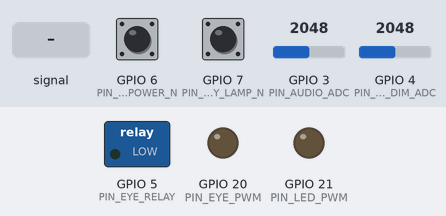
This program was run on a simulated Seeed XIAO ESP32-C3. Parts: switched loads named in the program (green lamp = pin HIGH), output pins drawn as LEDs (lit = HIGH). The inputs (shaded band) are chosen by the test bench; at power-on: GPIO 6 (PIN_RADIO_POWER_N) HIGH, GPIO 3 (PIN_AUDIO_ADC) = 2048, GPIO 4 (PIN_LED_DIM_ADC) = 2048, GPIO 7 (PIN_ANY_LAMP_N) HIGH (analog values on the 0–4095 scale). What the program prints to the serial monitor is not drawn.

Above: at 1.2 s.
1.3 s: GPIO 6 (PIN_RADIO_POWER_N) pulled LOW for 0.15 s
At 1.39 s:
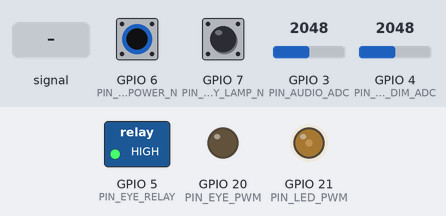
2.9 s: GPIO 3 (PIN_AUDIO_ADC) fed a 200 Hz sine of ±327 counts around its level
5.5 s: GPIO 6 (PIN_RADIO_POWER_N) pulled LOW for 1 s
At 6.28 s:
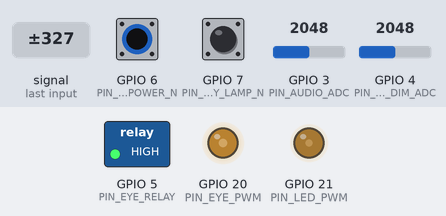
8.0 s: GPIO 3 (PIN_AUDIO_ADC) set to 1228
10.5 s: GPIO 6 (PIN_RADIO_POWER_N) pulled LOW for 3.2 s
At 11.3 s:
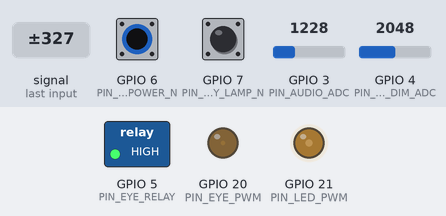
15.2 s: GPIO 4 (PIN_LED_DIM_ADC) set to 1073
16.7 s: GPIO 4 (PIN_LED_DIM_ADC) set to 947
Timing chart, 0 to 19.2 s (numbered marks = the images above; inputs shaded):
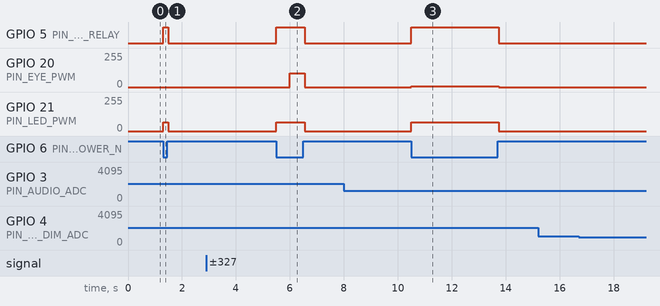

Measured:
- after the input at 1.3 s, GPIO 5 (PIN_EYE_RELAY): LOW → HIGH at once, → LOW 0.20 s later; GPIO 21 (PIN_LED_PWM): 0/255 → 64/255 at once, → 0/255 0.20 s later
- after the input at 2.9 s, every drawn part: stays the same
- after the input at 5.5 s, GPIO 5 (PIN_EYE_RELAY): LOW → HIGH at once, → LOW 1.0 s later; GPIO 20 (PIN_EYE_PWM): 0/255 → 102/255 after 0.50 s, → 0/255 0.54 s later; GPIO 21 (PIN_LED_PWM): 0/255 → 64/255 at once, → 0/255 1.0 s later
- after the input at 8.0 s, every drawn part: stays the same
- after the input at 10.5 s, GPIO 5 (PIN_EYE_RELAY): LOW → HIGH at once, → LOW 3.2 s later; GPIO 20 (PIN_EYE_PWM): 0/255 → 4/255 at once, → 0/255 3.2 s later; GPIO 21 (PIN_LED_PWM): 0/255 → 64/255 at once, → 0/255 3.2 s later
- after the input at 15.2 s, every drawn part: stays the same
- after the input at 16.7 s, every drawn part: stays the same

The program:

main.cpp
```cpp
#include <Arduino.h>
#include "pins.h"

enum class AutoMode : uint8_t {
  Off,
  Radio,
  Gram,
};

enum class ControlMode : uint8_t {
  Automatic,
  Manual,
};

// PWM calibration.
constexpr uint32_t LED_PWM_FREQUENCY_HZ = 20000;
constexpr uint32_t EYE_PWM_FREQUENCY_HZ = 1500;
constexpr uint8_t PWM_RESOLUTION_BITS = 10;
constexpr uint16_t PWM_MAX_DUTY = (1U << PWM_RESOLUTION_BITS) - 1U;

// Arduino-ESP32 2.x LEDC channels. These are ignored by the 3.x compatibility path.
constexpr uint8_t LED_PWM_CHANNEL = 0;
constexpr uint8_t EYE_PWM_CHANNEL = 1;

// AC optocoupler pulse tracking. 45 ms bridges 50/60 Hz H11AA1 pulse gaps with margin.
constexpr uint32_t AC_PRESENT_WINDOW_MS = 45;
constexpr uint32_t GRAM_NO_LAMP_QUALIFY_MS = 300;
constexpr uint32_t RADIO_LAMP_HOLD_MS = 120;

// ADC sampling and filtering.
constexpr uint32_t AUDIO_SAMPLE_PERIOD_US = 250;  // 4 kHz audio envelope sampling.
constexpr uint32_t DIM_SAMPLE_PERIOD_MS = 10;
constexpr uint32_t STATUS_PERIOD_MS = 1000;
constexpr uint32_t ADC_MAX_COUNTS = 4095;

// Magic-eye envelope calibration. Raise AUDIO_NOISE_FLOOR_COUNTS if the eye flickers at silence.
constexpr uint16_t AUDIO_NOISE_FLOOR_COUNTS = 18;
constexpr uint16_t AUDIO_FULL_SCALE_COUNTS = 850;
constexpr uint8_t MIDPOINT_SHIFT = 8;      // Slow DC midpoint tracking: 1/256 per sample.
constexpr uint8_t ENVELOPE_ATTACK_SHIFT = 2;   // Fast attack: 1/4 of error per sample.
constexpr uint8_t ENVELOPE_RELEASE_SHIFT = 5;  // Slower release: 1/32 of error per sample.

// LED dimmer filtering and simple perceptual response.
constexpr uint8_t LED_DIM_FILTER_SHIFT = 4;  // 1/16 low-pass on RV1.
constexpr uint8_t LED_GAMMA_NUMERATOR = 2;   // duty = percent^2 / 100 for smoother low end.

struct Diagnostics {
  int audioRaw = 0;
  int ledDimRaw = 0;
  uint16_t ledDimFiltered = 0;
  int32_t audioMidpoint = ADC_MAX_COUNTS / 2;
  uint16_t audioAmplitude = 0;
  uint16_t audioEnvelope = 0;
  uint16_t ledDuty = 0;
  uint16_t eyeDuty = 0;
  bool relay = false;
};

ControlMode controlMode = ControlMode::Automatic;
AutoMode currentAutoMode = AutoMode::Off;
AutoMode previousAutoMode = AutoMode::Off;
Diagnostics diag;

uint32_t lastRadioLowMs = 0;
uint32_t lastLampLowMs = 0;
uint32_t lastAudioSampleUs = 0;
uint32_t lastDimSampleMs = 0;
uint32_t lastStatusMs = 0;
String serialLine;

uint16_t manualLedDuty = 0;
uint16_t manualEyeDuty = 0;
bool manualRelay = false;

const char *modeName(AutoMode mode) {
  switch (mode) {
    case AutoMode::Off:
      return "OFF";
    case AutoMode::Radio:
      return "RADIO";
    case AutoMode::Gram:
      return "GRAM";
  }
  return "?";
}

uint32_t elapsedMs(uint32_t now, uint32_t then) {
  return now - then;
}

uint16_t percentToDuty(int percent) {
  percent = constrain(percent, 0, 100);
  return static_cast<uint16_t>((static_cast<uint32_t>(percent) * PWM_MAX_DUTY + 50U) / 100U);
}

uint16_t envelopeToDuty(uint16_t envelope) {
  if (envelope <= AUDIO_NOISE_FLOOR_COUNTS) {
    return 0;
  }

  const uint32_t span = max<uint16_t>(1, AUDIO_FULL_SCALE_COUNTS - AUDIO_NOISE_FLOOR_COUNTS);
  const uint32_t active = min<uint32_t>(envelope - AUDIO_NOISE_FLOOR_COUNTS, span);
  return static_cast<uint16_t>((active * PWM_MAX_DUTY) / span);
}

uint16_t ledAdcToDuty(uint16_t filteredAdc) {
  const uint32_t percent = (static_cast<uint32_t>(filteredAdc) * 100U + (ADC_MAX_COUNTS / 2U)) / ADC_MAX_COUNTS;
  const uint32_t gammaPercent = (percent * percent + 50U) / 100U;
  (void)LED_GAMMA_NUMERATOR;
  return percentToDuty(static_cast<int>(gammaPercent));
}

void pwmWriteLed(uint16_t duty) {
  duty = min<uint16_t>(duty, PWM_MAX_DUTY);
#if ESP_ARDUINO_VERSION_MAJOR >= 3
  ledcWrite(PIN_LED_PWM, duty);
#else
  ledcWrite(LED_PWM_CHANNEL, duty);
#endif
  diag.ledDuty = duty;
}

void pwmWriteEye(uint16_t duty) {
  duty = min<uint16_t>(duty, PWM_MAX_DUTY);
#if ESP_ARDUINO_VERSION_MAJOR >= 3
  ledcWrite(PIN_EYE_PWM, duty);
#else
  ledcWrite(EYE_PWM_CHANNEL, duty);
#endif
  diag.eyeDuty = duty;
}

void setRelay(bool energized) {
  digitalWrite(PIN_EYE_RELAY, energized ? HIGH : LOW);
  diag.relay = energized;
}

void applyOutputs(uint16_t ledDuty, uint16_t eyeDuty, bool relay) {
  pwmWriteLed(ledDuty);
  pwmWriteEye(eyeDuty);
  setRelay(relay);
}

void configurePwm() {
#if ESP_ARDUINO_VERSION_MAJOR >= 3
  ledcAttach(PIN_LED_PWM, LED_PWM_FREQUENCY_HZ, PWM_RESOLUTION_BITS);
  ledcAttach(PIN_EYE_PWM, EYE_PWM_FREQUENCY_HZ, PWM_RESOLUTION_BITS);
#else
  ledcSetup(LED_PWM_CHANNEL, LED_PWM_FREQUENCY_HZ, PWM_RESOLUTION_BITS);
  ledcSetup(EYE_PWM_CHANNEL, EYE_PWM_FREQUENCY_HZ, PWM_RESOLUTION_BITS);
  ledcAttachPin(PIN_LED_PWM, LED_PWM_CHANNEL);
  ledcAttachPin(PIN_EYE_PWM, EYE_PWM_CHANNEL);
#endif
  pwmWriteLed(0);
  pwmWriteEye(0);
}

void samplePulseInputs(uint32_t nowMs) {
  if (digitalRead(PIN_RADIO_POWER_N) == LOW) {
    lastRadioLowMs = nowMs;
  }
  if (digitalRead(PIN_ANY_LAMP_N) == LOW) {
    lastLampLowMs = nowMs;
  }
}

bool radioPresent(uint32_t nowMs) {
  return elapsedMs(nowMs, lastRadioLowMs) <= AC_PRESENT_WINDOW_MS;
}

bool lampRecent(uint32_t nowMs, uint32_t holdMs) {
  return elapsedMs(nowMs, lastLampLowMs) <= holdMs;
}

void sampleAudio(uint32_t nowUs) {
  if (nowUs - lastAudioSampleUs < AUDIO_SAMPLE_PERIOD_US) {
    return;
  }
  lastAudioSampleUs += AUDIO_SAMPLE_PERIOD_US;

  const int raw = analogRead(PIN_AUDIO_ADC);
  diag.audioRaw = raw;

  diag.audioMidpoint += (raw - diag.audioMidpoint) >> MIDPOINT_SHIFT;
  const uint16_t amplitude = abs(raw - diag.audioMidpoint);
  diag.audioAmplitude = amplitude;

  if (amplitude > diag.audioEnvelope) {
    diag.audioEnvelope += (amplitude - diag.audioEnvelope) >> ENVELOPE_ATTACK_SHIFT;
  } else {
    diag.audioEnvelope -= (diag.audioEnvelope - amplitude) >> ENVELOPE_RELEASE_SHIFT;
  }
}

void sampleLedDim(uint32_t nowMs) {
  if (nowMs - lastDimSampleMs < DIM_SAMPLE_PERIOD_MS) {
    return;
  }
  lastDimSampleMs = nowMs;

  const int raw = analogRead(PIN_LED_DIM_ADC);
  diag.ledDimRaw = raw;
  diag.ledDimFiltered += (raw - diag.ledDimFiltered) >> LED_DIM_FILTER_SHIFT;
}

AutoMode calculateAutoMode(uint32_t nowMs) {
  if (!radioPresent(nowMs)) {
    return AutoMode::Off;
  }

  if (lampRecent(nowMs, AC_PRESENT_WINDOW_MS)) {
    return AutoMode::Radio;
  }

  if (previousAutoMode == AutoMode::Radio && lampRecent(nowMs, RADIO_LAMP_HOLD_MS)) {
    return AutoMode::Radio;
  }

  if (!lampRecent(nowMs, GRAM_NO_LAMP_QUALIFY_MS)) {
    return AutoMode::Gram;
  }

  return previousAutoMode == AutoMode::Gram ? AutoMode::Gram : AutoMode::Radio;
}

void runAutomatic(uint32_t nowMs) {
  currentAutoMode = calculateAutoMode(nowMs);

  switch (currentAutoMode) {
    case AutoMode::Off:
      applyOutputs(0, 0, false);
      break;
    case AutoMode::Radio:
      applyOutputs(0, 0, false);
      break;
    case AutoMode::Gram:
      applyOutputs(ledAdcToDuty(diag.ledDimFiltered), envelopeToDuty(diag.audioEnvelope), true);
      break;
  }

  previousAutoMode = currentAutoMode;
}

void printStatus(uint32_t nowMs) {
  Serial.print(F("mode="));
  Serial.print(modeName(currentAutoMode));
  Serial.print(F(" control="));
  Serial.print(controlMode == ControlMode::Automatic ? F("auto") : F("manual"));
  Serial.print(F(" radio_n="));
  Serial.print(digitalRead(PIN_RADIO_POWER_N) == LOW ? F("LOW") : F("HIGH"));
  Serial.print(F(" radio_low_age_ms="));
  Serial.print(elapsedMs(nowMs, lastRadioLowMs));
  Serial.print(F(" lamp_n="));
  Serial.print(digitalRead(PIN_ANY_LAMP_N) == LOW ? F("LOW") : F("HIGH"));
  Serial.print(F(" lamp_low_age_ms="));
  Serial.print(elapsedMs(nowMs, lastLampLowMs));
  Serial.print(F(" led_dim_raw="));
  Serial.print(diag.ledDimRaw);
  Serial.print(F(" led_dim_filtered="));
  Serial.print(diag.ledDimFiltered);
  Serial.print(F(" audio_raw="));
  Serial.print(diag.audioRaw);
  Serial.print(F(" audio_midpoint="));
  Serial.print(diag.audioMidpoint);
  Serial.print(F(" audio_amp="));
  Serial.print(diag.audioAmplitude);
  Serial.print(F(" audio_env="));
  Serial.print(diag.audioEnvelope);
  Serial.print(F(" led_duty="));
  Serial.print(diag.ledDuty);
  Serial.print(F(" eye_duty="));
  Serial.print(diag.eyeDuty);
  Serial.print(F(" relay="));
  Serial.println(diag.relay ? F("HIGH") : F("LOW"));
}

void printHelp() {
  Serial.println(F("Commands: status, auto, mode off, mode radio, mode gram, led 0..100, eye 0..100, relay 0|1"));
}

void enterManualOff() {
  controlMode = ControlMode::Manual;
  currentAutoMode = AutoMode::Off;
  manualLedDuty = 0;
  manualEyeDuty = 0;
  manualRelay = false;
  applyOutputs(manualLedDuty, manualEyeDuty, manualRelay);
}

void enterManualRadio() {
  controlMode = ControlMode::Manual;
  currentAutoMode = AutoMode::Radio;
  manualLedDuty = 0;
  manualEyeDuty = 0;
  manualRelay = false;
  applyOutputs(manualLedDuty, manualEyeDuty, manualRelay);
}

void enterManualGram() {
  controlMode = ControlMode::Manual;
  currentAutoMode = AutoMode::Gram;
  manualLedDuty = ledAdcToDuty(diag.ledDimFiltered);
  manualEyeDuty = envelopeToDuty(diag.audioEnvelope);
  manualRelay = true;
  applyOutputs(manualLedDuty, manualEyeDuty, manualRelay);
}

void handleCommand(String command) {
  command.trim();
  command.toLowerCase();

  const uint32_t nowMs = millis();
  if (command.length() == 0) {
    return;
  }
  if (command == F("status")) {
    printStatus(nowMs);
  } else if (command == F("auto")) {
    controlMode = ControlMode::Automatic;
    Serial.println(F("OK auto"));
  } else if (command == F("mode off")) {
    enterManualOff();
    Serial.println(F("OK manual mode off"));
  } else if (command == F("mode radio")) {
    enterManualRadio();
    Serial.println(F("OK manual mode radio"));
  } else if (command == F("mode gram")) {
    enterManualGram();
    Serial.println(F("OK manual mode gram"));
  } else if (command.startsWith(F("led "))) {
    controlMode = ControlMode::Manual;
    manualLedDuty = percentToDuty(command.substring(4).toInt());
    applyOutputs(manualLedDuty, manualEyeDuty, manualRelay);
    Serial.println(F("OK manual led"));
  } else if (command.startsWith(F("eye "))) {
    controlMode = ControlMode::Manual;
    manualEyeDuty = percentToDuty(command.substring(4).toInt());
    applyOutputs(manualLedDuty, manualEyeDuty, manualRelay);
    Serial.println(F("OK manual eye"));
  } else if (command == F("relay 0")) {
    controlMode = ControlMode::Manual;
    manualRelay = false;
    applyOutputs(manualLedDuty, manualEyeDuty, manualRelay);
    Serial.println(F("OK manual relay 0"));
  } else if (command == F("relay 1")) {
    controlMode = ControlMode::Manual;
    manualRelay = true;
    applyOutputs(manualLedDuty, manualEyeDuty, manualRelay);
    Serial.println(F("OK manual relay 1"));
  } else {
    Serial.println(F("ERR unknown command"));
    printHelp();
  }
}

void pollSerial() {
  while (Serial.available() > 0) {
    const char c = static_cast<char>(Serial.read());
    if (c == '\r') {
      continue;
    }
    if (c == '\n') {
      handleCommand(serialLine);
      serialLine = "";
    } else if (serialLine.length() < 80) {
      serialLine += c;
    }
  }
}

void setup() {
  pinMode(PIN_EYE_RELAY, OUTPUT);
  digitalWrite(PIN_EYE_RELAY, LOW);

  pinMode(PIN_LED_PWM, OUTPUT);
  digitalWrite(PIN_LED_PWM, LOW);
  pinMode(PIN_EYE_PWM, OUTPUT);
  digitalWrite(PIN_EYE_PWM, LOW);

  pinMode(PIN_RADIO_POWER_N, INPUT_PULLUP);
  pinMode(PIN_ANY_LAMP_N, INPUT_PULLUP);
  pinMode(PIN_AUDIO_ADC, INPUT);
  pinMode(PIN_LED_DIM_ADC, INPUT);

  analogReadResolution(12);
  configurePwm();
  applyOutputs(0, 0, false);

  diag.audioRaw = analogRead(PIN_AUDIO_ADC);
  diag.audioMidpoint = diag.audioRaw;
  diag.ledDimRaw = analogRead(PIN_LED_DIM_ADC);
  diag.ledDimFiltered = diag.ledDimRaw;

  lastRadioLowMs = millis() - (AC_PRESENT_WINDOW_MS + 1U);
  lastLampLowMs = millis() - (GRAM_NO_LAMP_QUALIFY_MS + 1U);
  lastAudioSampleUs = micros();
  lastDimSampleMs = millis();
  lastStatusMs = millis();

  Serial.begin(115200);
  Serial.println(F("Tandberg V8 Magic Eye firmware"));
  printHelp();
}

void loop() {
  const uint32_t nowMs = millis();
  const uint32_t nowUs = micros();

  samplePulseInputs(nowMs);
  sampleAudio(nowUs);
  sampleLedDim(nowMs);
  pollSerial();

  if (controlMode == ControlMode::Automatic) {
    runAutomatic(nowMs);
  }

  if (nowMs - lastStatusMs >= STATUS_PERIOD_MS) {
    lastStatusMs = nowMs;
    printStatus(nowMs);
  }
}
```

pins.h
```cpp
#pragma once

#include <Arduino.h>

// Tandberg V8 final PCB pin map, confirmed against FIRMWARE_PINMAP.txt and PCB U1 nets.
constexpr uint8_t PIN_AUDIO_ADC = 3;      // XIAO D1 / GPIO3
constexpr uint8_t PIN_LED_DIM_ADC = 4;    // XIAO D2 / GPIO4
constexpr uint8_t PIN_EYE_RELAY = 5;      // XIAO D3 / GPIO5, HIGH energizes relay
constexpr uint8_t PIN_RADIO_POWER_N = 6;  // XIAO D4 / GPIO6, active-LOW H11AA1 pulses
constexpr uint8_t PIN_ANY_LAMP_N = 7;     // XIAO D5 / GPIO7, active-LOW H11AA1 pulses
constexpr uint8_t PIN_LED_PWM = 21;       // XIAO D6 / GPIO21, active-high low-side MOSFET
constexpr uint8_t PIN_EYE_PWM = 20;       // XIAO D7 / GPIO20, active-high H11AA1 drive

// Intentionally unused: GPIO2/D0, GPIO8/D8, GPIO9/D9/BOOT, GPIO10/D10.
```
